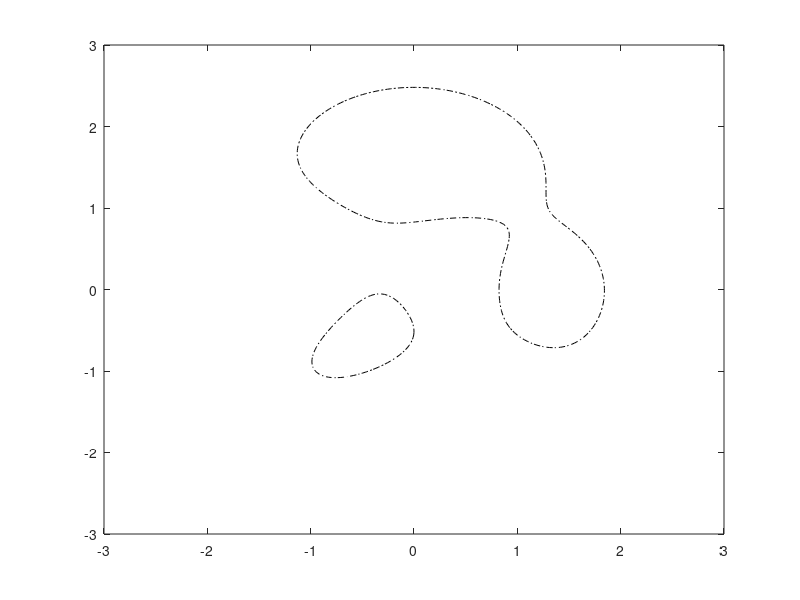
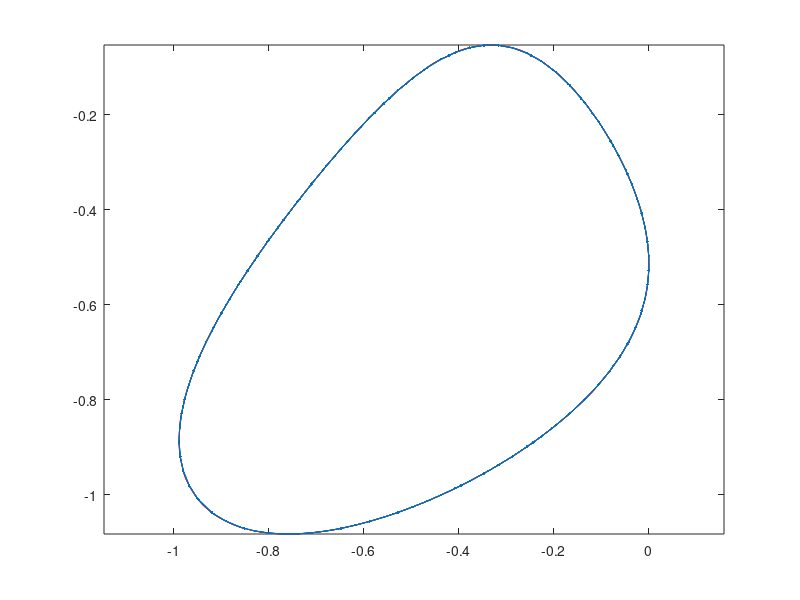
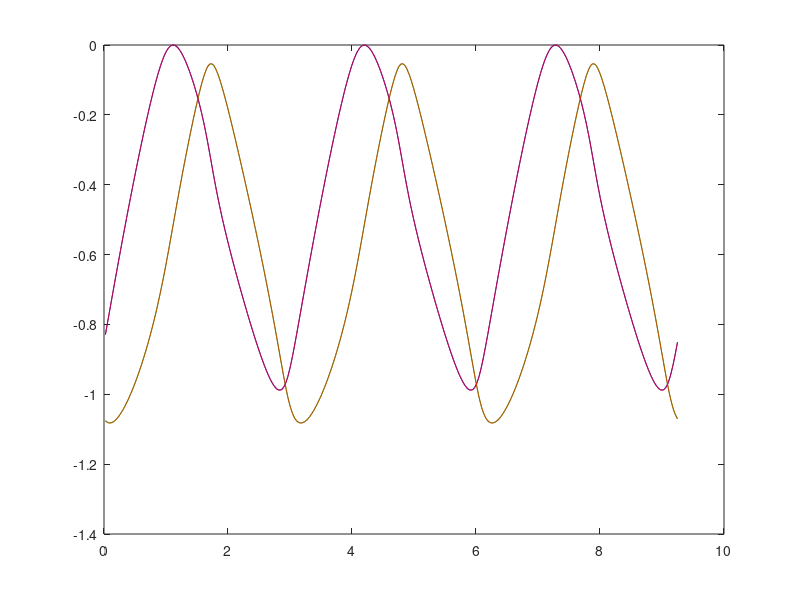
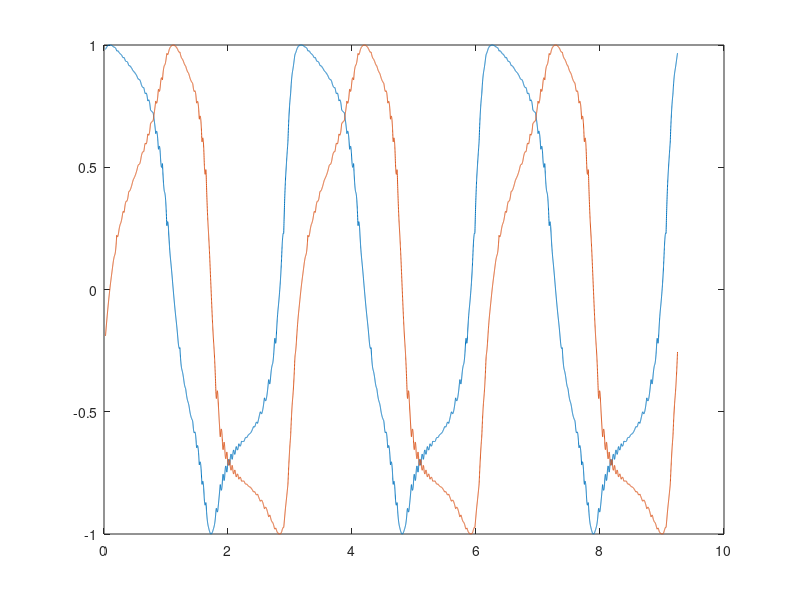

Write MATLAB code to recreate these figures, in order.
function analyzecontour
[x,y,z]=peaks(200);
figure(1)
[c,h]=contour(x,y,z,[2 2],'k-.')

level = c(1,1)
npoints = c(2,1)
n=2:npoints;
x1=c(1,n+1)
y1=c(2,n+1)

x1=[x1 x1 x1]; y1=[y1 y1 y1];
dx1= x1-circshift(x1,[0 1]); dy1=y1-circshift(y1,[0 1]); ds1= sqrt(dx1.^2 + dy1.^2);
s1=cumsum(ds1); m=max(s1);
step=m*1e-4;
s=0:step:m;
x=interp1(s1,x1,s,'spline');
y=interp1(s1,y1,s,'spline');

dx= x-circshift(x,[0 1]); dy=y-circshift(y,[0 1]); ds= sqrt(dx.^2 + dy.^2); 
dx_c=x-circshift(x,[0 2]); dy_c=y-circshift(y,[0 2]); ds_c=sqrt(dx_c.^2 + dy_c.^2);
dxds = dx./ds; dyds=dy./ds;
d2x = dxds - circshift(dxds,[0 1]); d2y = dyds - circshift(dyds,[0 1]);
d2xds = d2x./ds; d2yds = d2y./ds;

k = (dxds.*d2yds - dyds.*d2xds);
nk = length(k);
k=k(nk/3:2*nk/3)
l=sum(ds)
figure(2); plot(x,y,'r-'); hold on; plot(x1,y1,'.-'); axis equal; hold off;%
figure(3); plot(s1,x1,'b-',s1,y1,'g-'); hold on; plot(s,x,'r-',s,y,'r-'); hold off;
figure(4); plot(s,dxds,s,dyds);
figure(5); plot(s,d2xds,s,d2yds); xlim([m/3,2*m/3]);
figure(6); plot(k)
figure(7); [hy,hx]=hist(k,30); semilogy(hx,hy);

